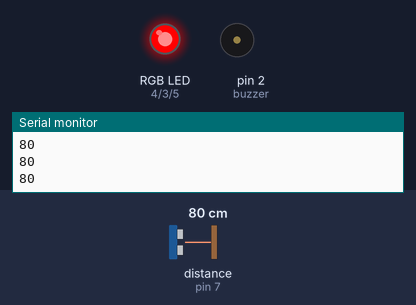
Recording of a sketch running on a simulated Arduino Uno, built with avr-gcc and run on an emulated ATmega328P. On the bench: an RGB LED mixed from three pins (HIGH = lit), buzzer (waves = sounding, pin HIGH), the last lines printed to the serial monitor. The test bench sets the inputs (shaded band); at power-on: distance to the obstacle (sensor on pin 7) 80 cm. The echo pulse lasts 58.3 µs per cm.

Above: at 1.4 s.
1.5 s: distance to the obstacle (sensor on pin 7) set to 7 cm
3.0 s: distance to the obstacle (sensor on pin 7) set to 4 cm
At 3.7 s:
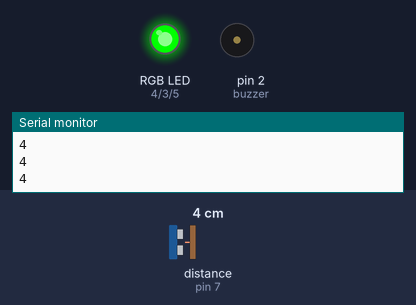
4.6 s: distance to the obstacle (sensor on pin 7) set to 9 cm
At 4.83 s:
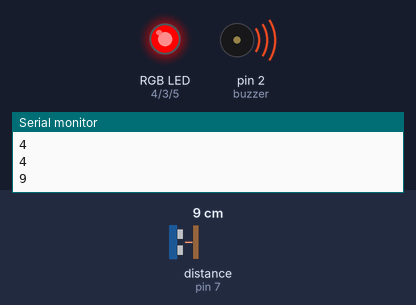
7.6 s: distance to the obstacle (sensor on pin 7) set to 2 cm
At 8.8 s:
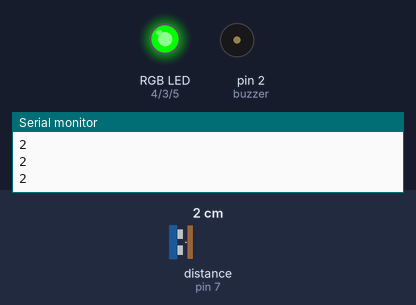
9.2 s: distance to the obstacle (sensor on pin 7) set to 18 cm
At 10.9 s:
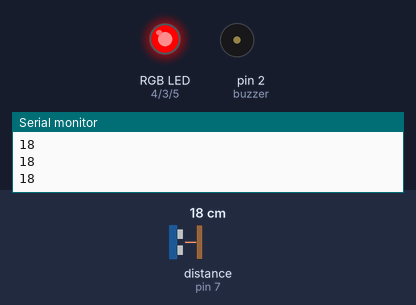
Timing chart, 0 to 12.4 s (numbered marks = the images above; inputs shaded):
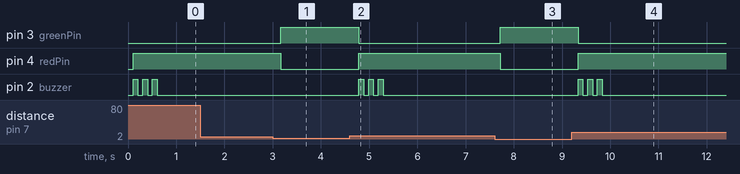

Measured:
- the behaviour switches between 6 and 5 cm on distance to the obstacle (sensor on pin 7) (found by bisection; images 0 and 1)
- after the input at 3.0 s, pin 3 (greenPin): LOW → HIGH after 0.17 s; pin 4 (redPin): HIGH → LOW after 0.17 s
- after the input at 4.6 s, pin 3 (greenPin): HIGH → LOW after 0.19 s; pin 4 (redPin): LOW → HIGH after 0.19 s; pin 2 (buzzer): alternates HIGH for 0.10 s and LOW for 0.10 s, 6 changes in all, then stays LOW, starting after 0.19 s
- after the input at 7.6 s, pin 3 (greenPin): LOW → HIGH after 0.12 s; pin 4 (redPin): HIGH → LOW after 0.12 s
- after the input at 9.2 s, pin 3 (greenPin): HIGH → LOW after 0.13 s; pin 4 (redPin): LOW → HIGH after 0.13 s; pin 2 (buzzer): alternates HIGH for 0.10 s and LOW for 0.10 s, 6 changes in all, then stays LOW, starting after 0.13 s
- by itself, pin 2 (buzzer): alternates HIGH for 0.10 s and LOW for 0.10 s, 6 changes in all, then stays LOW

The sketch:

Door_open_close_sensor.ino
```cpp
#include <HCSR04.h>

UltraSonicDistanceSensor distanceSensor(6, 7);  // Trig Pin to 6 & Echo Pin to 7
int distance;
int buzzer = 2;                                 // Connect Buzzer to Pin 2
int greenPin = 3;                               // Connect Green Leg of RGB LED to Pin 3
int redPin = 4;                                 // Connect Red Leg of RGB LED to Pin 4
int bluePin = 5;                                // Connect Blue Leg of RGB LED to Pin 5
int minDistance = 5;                            // Define minimum distnace in cm to turn ON the buzzer and RED LED
boolean alarm = false;
int i = 0;


void setup() {
  Serial.begin(9600);
  pinMode (buzzer, OUTPUT);
  pinMode (greenPin, OUTPUT);
  pinMode (redPin, OUTPUT);
  pinMode (bluePin, OUTPUT);
}

void loop() {

  distance = (distanceSensor.measureDistanceCm());      //Measure distance from Ultrasonic sensor and assign distance value to int "distance"
  Serial.println (distance);                            //Print Distance to Serial Monitor
  delay (100);

  if (distance <= minDistance) {                         // If door is closed, Light = Green & Buzzer = ON
    digitalWrite(buzzer, LOW);
    digitalWrite (redPin, LOW);
    digitalWrite (greenPin, HIGH);
    digitalWrite (bluePin, LOW);
    i = 0;
  }

  if (distance > minDistance && i == 0) {                // If door is open, Light = Red & Alarm = ON
    alarm = true;
  }

  if (alarm == true) {
    digitalWrite (redPin, HIGH);
    digitalWrite (greenPin, LOW);
    digitalWrite (bluePin, LOW);

    digitalWrite(buzzer, HIGH);
    delay(100);
    digitalWrite(buzzer, LOW);
    delay(100);
    digitalWrite(buzzer, HIGH);
    delay(100);
    digitalWrite(buzzer, LOW);
    delay(100);
    digitalWrite(buzzer, HIGH);
    delay(100);
    digitalWrite(buzzer, LOW);

    alarm = false;
    i = 1;
  }


  else {
  }

}
```
